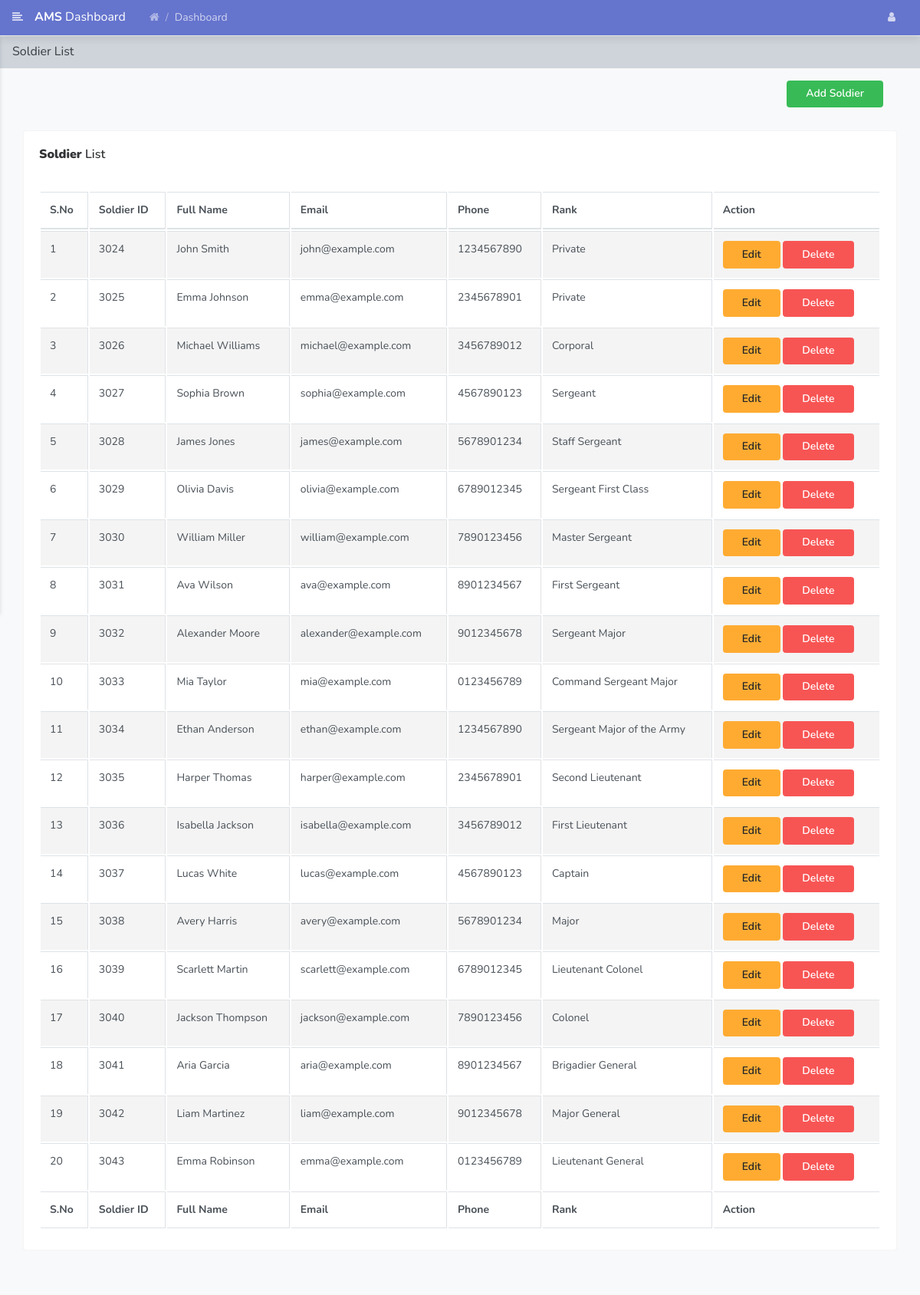
The page /logistic/soldiers.php (signed in) on the database its author committed.
### tables this page shows
CREATE TABLE `soldier` (
  `soldier_id` int(11) NOT NULL,
  `user_id` int(11) DEFAULT NULL,
  `name` varchar(100) DEFAULT NULL,
  `username` varchar(40) NOT NULL,
  `email` varchar(40) NOT NULL,
  `phone` varchar(40) NOT NULL,
  `password` varchar(40) NOT NULL,
  `rank` varchar(100) DEFAULT NULL
);

### logistic/soldiers.php (the view, shortened to what this page needs)
<?php
include('../includes/db.php');
if (strlen($_SESSION['username'] == 0)) {
    header('location:logout.php');
} else {
?>
    <!doctype html>
    <html lang="en">
    <head>
        <link rel="stylesheet" href="../assets/vendor/themify-icons/themify-icons.css">
        <link rel="stylesheet" href="../assets/vendor/fontawesome/css/font-awesome.min.css">
        <link rel="stylesheet" href="../assets/vendor/jquery-datatable/dataTables.bootstrap4.min.css">
        <link rel="stylesheet" href="../assets/css/main.css">
    </head>
    <body class="theme-indigo">
        <?php include_once('includes/header.php'); ?>
        <div class="main_content" id="main-content">
            <div class="page">
                <nav class="navbar navbar-expand-lg navbar-light bg-light">
                    <a class="navbar-brand" href="javascript:void(0);">Soldier List</a>
                </nav>
                <div class="pt-3 d-flex justify-content-end mr-5">
                    <a href="new-soldier.php" class="btn btn-success">Add Soldier</a>
                </div>
                <div class="container-fluid">
                    <div class="row clearfix">
                        <div class="col-lg-12">
                            <div class="card">
                                <div class="header">
                                    <h2><strong>Soldier</strong> List </h2>
                                </div>
                                <div class="body">
                                    <div class="table-responsive">
                                        <table class="table table-bordered table-striped table-hover js-basic-example dataTable">
                                            <thead>
                                                <tr>
                                                    <th>S.No</th>
                                                    <th>Soldier ID</th>
                                                    <th>Full Name</th>
                                                    <th>Email</th>
                                                    <th>Phone</th>
                                                    <th>Rank</th>
                                                    <th>Action</th>
                                                </tr>
                                            </thead>
                                            <tfoot>
                                                <tr>
                                                    <th>S.No</th>
                                                    <th>Soldier ID</th>
                                                    <th>Full Name</th>
                                                    <th>Email</th>
                                                    <th>Phone</th>
                                                    <th>Rank</th>
                                                    <th>Action</th>
                                                </tr>
                                            </tfoot>
                                            <tbody>
                                                <tr>
                                                    <?php
                                                    $sql = "SELECT * from  soldier";
                                                    $result = mysqli_query($conn, $sql);
                                                    $cnt = 1;
                                                    if (mysqli_num_rows($result) > 0) {
                                                        while ($row = mysqli_fetch_assoc($result)) {              ?>
                                                            <td><?php echo htmlentities($cnt); ?></td>
                                                            <td><?php echo $row["soldier_id"]; ?></td>
                                                            <td><?php echo $row["name"]; ?></td>
                                                            <td><?php echo $row["email"]; ?></td>
                                                            <td><?php echo $row["phone"]; ?></td>
                                                            <td><?php echo $row["rank"]; ?></td>
                                                            <td>
                                                                <a href="../includes/process.php?editid=<?php echo $row["username"]; ?>" class="btn btn-warning">Edit</a>
                                                                <a href="../includes/process.php?deleteid=<?php echo $row["soldier_id"]; ?>" onclick="return confirm('Are you sure you want to delete this record?');" class="btn btn-danger">
                                                                    Delete
                                                                </a>
                                                            </td>
                                                </tr>
                                        <?php $cnt = $cnt + 1;
                                                        }
                                                    } ?>
                                            </tbody>
                                        </table>
                                    </div>
                                </div>
                            </div>
                        </div>
                    </div>
                </div>
            </div>
        </div>
    </body>
    </html><?php }  ?>

### rows shown on the page
soldier: soldier_id "3024", name "John Smith", email "john@example.com", phone "1234567890", rank "Private"
soldier: soldier_id "3025", name "Emma Johnson", email "emma@example.com", phone "2345678901", rank "Private"
soldier: soldier_id "3026", name "Michael Williams", email "michael@example.com", phone "3456789012", rank "Corporal"
soldier: soldier_id "3027", name "Sophia Brown", email "sophia@example.com", phone "4567890123", rank "Sergeant"
soldier: soldier_id "3028", name "James Jones", email "james@example.com", phone "5678901234", rank "Staff Sergeant"
soldier: soldier_id "3029", name "Olivia Davis", email "olivia@example.com", phone "6789012345", rank "Sergeant First Class"
soldier: soldier_id "3030", name "William Miller", email "william@example.com", phone "7890123456", rank "Master Sergeant"
soldier: soldier_id "3031", name "Ava Wilson", email "ava@example.com", phone "8901234567", rank "First Sergeant"
soldier: soldier_id "3032", name "Alexander Moore", email "alexander@example.com", phone "9012345678", rank "Sergeant Major"
soldier: soldier_id "3033", name "Mia Taylor", email "mia@example.com", phone "0123456789", rank "Command Sergeant Major"
soldier: soldier_id "3034", name "Ethan Anderson", email "ethan@example.com", phone "1234567890", rank "Sergeant Major of the Army"
soldier: soldier_id "3035", name "Harper Thomas", email "harper@example.com", phone "2345678901", rank "Second Lieutenant"
soldier: soldier_id "3036", name "Isabella Jackson", email "isabella@example.com", phone "3456789012", rank "First Lieutenant"
soldier: soldier_id "3037", name "Lucas White", email "lucas@example.com", phone "4567890123", rank "Captain"
soldier: soldier_id "3038", name "Avery Harris", email "avery@example.com", phone "5678901234", rank "Major"
soldier: soldier_id "3039", name "Scarlett Martin", email "scarlett@example.com", phone "6789012345", rank "Lieutenant Colonel"
soldier: soldier_id "3040", name "Jackson Thompson", email "jackson@example.com", phone "7890123456", rank "Colonel"
soldier: soldier_id "3041", name "Aria Garcia", email "aria@example.com", phone "8901234567", rank "Brigadier General"
soldier: soldier_id "3042", name "Liam Martinez", email "liam@example.com", phone "9012345678", rank "Major General"
soldier: soldier_id "3043", name "Emma Robinson", email "emma@example.com", phone "0123456789", rank "Lieutenant General"
